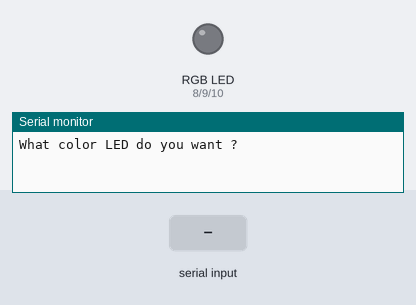
The sketch below on a simulated Arduino Uno, built with avr-gcc and run on an emulated ATmega328P. On the bench: an RGB LED mixed from three pins (HIGH = lit), the last lines printed to the serial monitor. The test bench sets the inputs (shaded band).

Above: at 1.2 s.
1.3 s: "red" received over Serial
At 3.3 s:
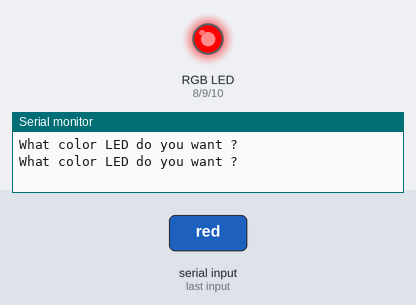
3.8 s: "green" received over Serial
At 5.2 s:
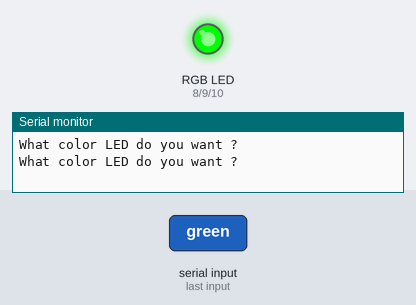
6.3 s: "blue" received over Serial
At 8.3 s:
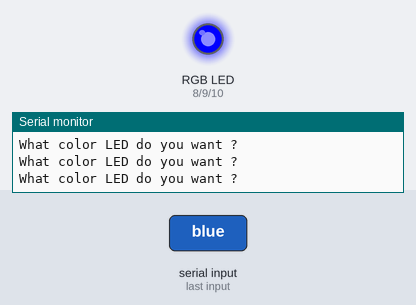
8.8 s: "RED" received over Serial
At 10.2 s:
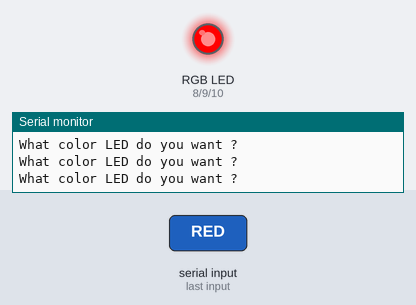
11.3 s: "GREEN" received over Serial
At 13.3 s:
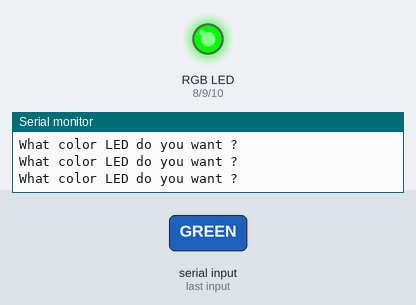
Timing chart, 0 to 14.8 s (numbered marks = the images above; inputs shaded):
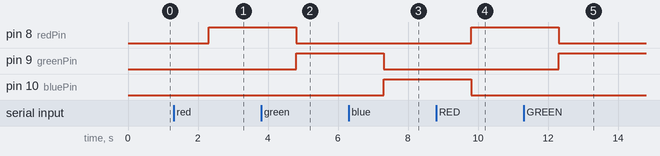

The sketch:

RGB_led.ino
```cpp
int redPin=8;
int greenPin=9;
int bluePin=10;
String myColor;
String msg="What color LED do you want ?";
int wT=500;

void setup() {
  // put your setup code here, to run once:
Serial.begin(9600);
pinMode(redPin,OUTPUT);
pinMode(greenPin,OUTPUT);
pinMode(bluePin,OUTPUT);
}

void loop() {
Serial.println(msg);
while(Serial.available()==0){

}
myColor=Serial.readString();

if(myColor=="red" || myColor=="RED"){
  digitalWrite(redPin,HIGH);
  digitalWrite(greenPin,LOW);
  digitalWrite(bluePin,LOW);
  delay(wT);
}
if(myColor=="green" || myColor=="GREEN"){
  digitalWrite(redPin,LOW);
  digitalWrite(greenPin,HIGH);
  digitalWrite(bluePin,LOW);
  delay(wT);
}

if(myColor=="blue" || myColor=="BLUE"){
  digitalWrite(redPin,LOW);
  digitalWrite(greenPin,LOW);
  digitalWrite(bluePin,HIGH);
  delay(wT);
}
if(myColor=="off" || myColor=="OFF"){
  digitalWrite(redPin,LOW);
  digitalWrite(greenPin,LOW);
  digitalWrite(bluePin,LOW);
  delay(wT);
}
if(myColor=="aqua" || myColor=="AQUA"){
  analogWrite(redPin,LOW);
  analogWrite(greenPin,255);
  analogWrite(bluePin,80);
  delay(wT);
}
}
```

Measured:
- after the input at 1.3 s, pin 8 (redPin): LOW → HIGH after 1.0 s
- after the input at 3.8 s, pin 8 (redPin): HIGH → LOW after 1.0 s; pin 9 (greenPin): LOW → HIGH after 1.0 s
- after the input at 6.3 s, pin 9 (greenPin): HIGH → LOW after 1.0 s; pin 10 (bluePin): LOW → HIGH after 1.0 s
- after the input at 8.8 s, pin 8 (redPin): LOW → HIGH after 1.0 s; pin 10 (bluePin): HIGH → LOW after 1.0 s
- after the input at 11.3 s, pin 8 (redPin): HIGH → LOW after 1.0 s; pin 9 (greenPin): LOW → HIGH after 1.0 s
